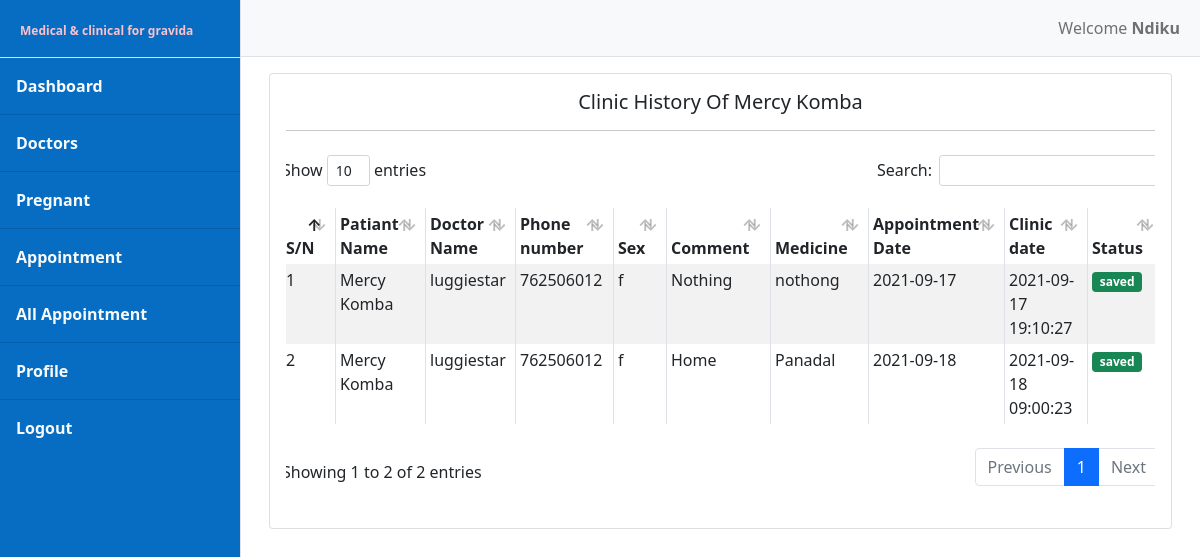
The page /user/clinics.php?pregnant=1 (signed in) on the database its author committed.
### tables this page shows
CREATE TABLE `tbl_patient` (
  `patient_id` int(11) NOT NULL,
  `fname` varchar(30) NOT NULL,
  `mname` varchar(30) DEFAULT NULL,
  `lname` varchar(30) NOT NULL,
  `sex` char(1) NOT NULL,
  `phone` bigint(20) NOT NULL,
  `address1` varchar(30) NOT NULL,
  `address2` varchar(30) DEFAULT NULL,
  `password` varchar(60) NOT NULL
);

CREATE TABLE `tbl_user` (
  `user_id` int(11) NOT NULL,
  `fname` varchar(30) NOT NULL,
  `mname` varchar(30) DEFAULT NULL,
  `lname` varchar(30) NOT NULL,
  `sex` char(1) NOT NULL,
  `phone` bigint(20) NOT NULL,
  `email` varchar(30) NOT NULL,
  `active` int(11) NOT NULL,
  `type` varchar(10) NOT NULL,
  `username` varchar(30) NOT NULL,
  `password` varchar(60) NOT NULL
);

CREATE TABLE `tbl_clinic` (
  `clinic_id` int(11) NOT NULL,
  `appointment` int(11) NOT NULL,
  `treated_by` int(11) NOT NULL,
  `problem` text NOT NULL,
  `comment` text NOT NULL,
  `medicin_given` text NOT NULL,
  `created_date` timestamp NOT NULL DEFAULT CURRENT_TIMESTAMP ON UPDATE CURRENT_TIMESTAMP
);

CREATE TABLE `tbl_appointment` (
  `opp_id` int(11) NOT NULL,
  `patient` int(11) NOT NULL,
  `doctor` int(11) DEFAULT NULL,
  `status` varchar(12) NOT NULL DEFAULT 'not saved',
  `reporting_date` date NOT NULL,
  `date_requested` datetime NOT NULL DEFAULT CURRENT_TIMESTAMP ON UPDATE CURRENT_TIMESTAMP
);

### user/clinics.php (the view, shortened to what this page needs)
<?php require_once('sidebar.php') ?>
<?php
    $pregnant = $_GET['pregnant'];
    $clinic_query = mysqli_query($dbconnect, "SELECT tbl_patient.*, tbl_appointment.*, tbl_clinic.*, tbl_user.username FROM
    tbl_patient, tbl_clinic, tbl_appointment, tbl_user
    WHERE tbl_clinic.appointment = tbl_appointment.opp_id
    AND tbl_clinic.treated_by = tbl_user.user_id
    AND tbl_appointment.patient = tbl_patient.patient_id
    AND tbl_patient.patient_id = ' $pregnant'");
    $patient = mysqli_query($dbconnect, "SELECT fname, lname FROM tbl_patient WHERE patient_id='$pregnant'");
    $data = mysqli_fetch_array($patient);
    $count_data = mysqli_num_rows($clinic_query);
?>
<div class="container-fluid">
        <div class="row">
            <div class="col-12">
                <div class="card">
                    <div class="card-body">
                        <h5 class="text-center" >
                            Clinic History Of <?php echo "$data[fname] $data[lname]"  ?></h5>
                        <hr>
                        <div class="table-responsive">
                            <div class="table">
                                <table class="table table-striped table-sm table-bordered" id="dataTable">
                                    <thead>
                                        <tr>
                                            <th>S/N</th>
                                            <th>Patiant Name</th>
                                            <th>Doctor Name</th>
                                            <th>Phone number</th>
                                            <th>Sex</th>
                                            <th>Comment</th>
                                            <th>Medicine</th>
                                            <th>Appointment Date</th>
                                            <th>Clinic date</th>
                                            <th>Status</th>
                                        </tr>
                                    </thead>
                                    <tbody>
                                        <?php if($count_data >= 1): ?>
                                        <?php  $number = 1; while($patient_row=mysqli_fetch_array($clinic_query)) {?>
                                            <tr>
                                                <td><?php echo $number++ ?></td>
                                                <td><?php echo "$patient_row[fname] $patient_row[lname]" ?></td>
                                                <td><?php echo $patient_row['username'] ?></td>
                                                <td><?php echo $patient_row['phone'] ?></td>
                                                <td><?php echo $patient_row['sex'] ?></td>
                                                <td><?php echo $patient_row['comment'] ?></td>
                                                <td><?php echo $patient_row['medicin_given'] ?></td>
                                                <td><?php echo "$patient_row[reporting_date]" ?></td>
                                                <td><?php echo $patient_row['created_date'] ?></td>
                                                <td>
                                                    <?php if($patient_row['status'] == 'saved'): ?>
                                                        <span class="badge bg-success">
                                                        <?php echo $patient_row['status'] ?><span>
                                                    <?php else: ?>
                                                        <span class="badge bg-danger">
                                                        <?php echo $patient_row['status'] ?><span>
                                                    <?php endif ?>
                                                </td>
                                            </tr>
                                        <?php } ?>
                                        <?php endif ?>
                                    </tbody>
                                </table>
                            </div>
                        </div>
                    </div>
                </div>
            </div>
        </div>
    </div>
<?php require_once('finish.php') ?>

### rows shown on the page
tbl_patient: fname "Mercy", lname "Komba", tbl_user.username "luggiestar", phone "762506012", sex "f", tbl_clinic.comment "Nothing", tbl_clinic.medicin_given "nothong", tbl_appointment.reporting_date "2021-09-17", tbl_clinic.created_date "2021-09-17 19:10:27", tbl_appointment.status "saved", tbl_clinic.comment "Home", tbl_clinic.medicin_given "Panadal", tbl_appointment.reporting_date "2021-09-18", tbl_clinic.created_date "2021-09-18 09:00:23"

### other values the page prints
$_SESSION['userdata']['username'] "Ndiku"
